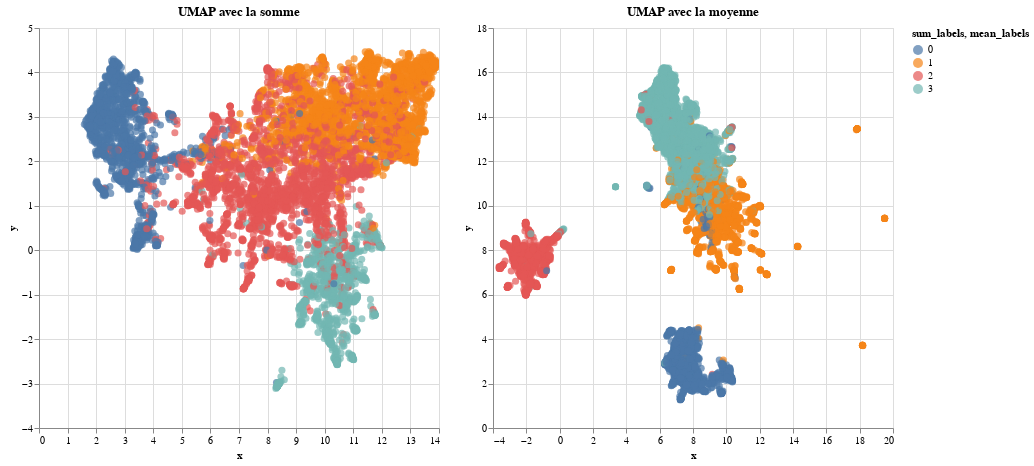

Write notebook code for a chart like this one.
### Code cell
pca_chart = alt.Chart(df_umap_sum).mark_circle(size=50).encode(
    x='x:Q',
    y='y:Q',
    color='sum_labels:N',
    shape='type:N',
    tooltip=['sum_labels', 'type']
).properties(
    width=400,
    height=400,
    title="UMAP avec la somme"
).interactive()

umap_chart = alt.Chart(df_umap_mean).mark_circle(size=50).encode(
    x='x:Q',
    y='y:Q',
    color='mean_labels:N',
    shape='type:N',
    tooltip=['mean_labels', 'type']
).properties(
    width=400,
    height=400,
    title="UMAP avec la moyenne"
).interactive()

pca_chart | umap_chart

### Figure 1 — Vega specification as saved in the notebook (floating-point values rounded to 4 significant figures; data arrays with more than 128 entries replaced by an {"elided": "..."} marker saying what was removed)
{"$schema": "https://vega.github.io/schema/vega/v5.json", "data": [{"name": "param_19_store"}, {"name": "param_20_store"}, {"name": "source_0", "values": {"elided": "7095 records"}}, {"name": "source_1", "values": {"elided": "7095 records"}}, {"name": "source_0_color_domain_sum_labels_0", "values": [{"sum_labels": 2}, {"sum_labels": 0}, {"sum_labels": 3}, {"sum_labels": 1}]}, {"name": "source_1_color_domain_mean_labels_1", "values": [{"mean_labels": 3}, {"mean_labels": 0}, {"mean_labels": 2}, {"mean_labels": 1}]}, {"name": "source_0_view_19_x_domain_x", "values": [{"min": 1.587, "max": 13.91}]}, {"name": "source_0_view_19_y_domain_y", "values": [{"min": -3.111, "max": 4.472}]}, {"name": "source_1_view_20_x_domain_x", "values": [{"min": -3.636, "max": 19.5}]}, {"name": "source_1_view_20_y_domain_y", "values": [{"min": 1.264, "max": 16.21}]}], "signals": [{"name": "childWidth", "value": 400}, {"name": "unit", "value": {}, "on": [{"events": "pointermove", "update": "isTuple(group()) ? group() : unit"}]}, {"name": "param_19", "update": "{\"x\": param_19_x, \"y\": param_19_y}"}, {"name": "param_19_x"}, {"name": "param_19_y"}, {"name": "param_20", "update": "{\"x\": param_20_x, \"y\": param_20_y}"}, {"name": "param_20_x"}, {"name": "param_20_y"}], "marks": [{"type": "group", "name": "view_19_group", "encode": {"update": {"height": {"signal": "height"}, "width": {"signal": "childWidth"}}}, "signals": [{"name": "param_19_x", "on": [{"events": [{"source": "view", "type": "dblclick"}], "update": "null"}, {"events": {"signal": "param_19_translate_delta"}, "update": "panLinear(param_19_translate_anchor.extent_x, -param_19_translate_delta.x / childWidth)"}, {"events": {"signal": "param_19_zoom_delta"}, "update": "zoomLinear(domain(\"view_19_x\"), param_19_zoom_anchor.x, param_19_zoom_delta)"}], "push": "outer"}, {"name": "param_19_y", "on": [{"events": [{"source": "view", "type": "dblclick"}], "update": "null"}, {"events": {"signal": "param_19_translate_delta"}, "update": "panLinear(param_19_translate_anchor.extent_y, param_19_translate_delta.y / height)"}, {"events": {"signal": "param_19_zoom_delta"}, "update": "zoomLinear(domain(\"view_19_y\"), param_19_zoom_anchor.y, param_19_zoom_delta)"}], "push": "outer"}, {"name": "param_19_tuple", "on": [{"events": [{"signal": "param_19_x || param_19_y"}], "update": "param_19_x && param_19_y ? {unit: \"view_19\", fields: param_19_tuple_fields, values: [param_19_x,param_19_y]} : null"}]}, {"name": "param_19_tuple_fields", "value": [{"field": "x", "channel": "x", "type": "R"}, {"field": "y", "channel": "y", "type": "R"}]}, {"name": "param_19_translate_anchor", "value": {}, "on": [{"events": [{"source": "scope", "type": "pointerdown"}], "update": "{x: x(unit), y: y(unit), extent_x: domain(\"view_19_x\"), extent_y: domain(\"view_19_y\")}"}]}, {"name": "param_19_translate_delta", "value": {}, "on": [{"events": [{"source": "window", "between": [{"source": "scope", "type": "pointerdown"}, {"source": "window", "type": "pointerup"}], "type": "pointermove", "consume": true}], "update": "{x: param_19_translate_anchor.x - x(unit), y: param_19_translate_anchor.y - y(unit)}"}]}, {"name": "param_19_zoom_anchor", "on": [{"events": [{"source": "scope", "type": "wheel", "consume": true}], "update": "{x: invert(\"view_19_x\", x(unit)), y: invert(\"view_19_y\", y(unit))}"}]}, {"name": "param_19_zoom_delta", "on": [{"events": [{"source": "scope", "consume": true, "type": "wheel"}], "update": "pow(1.001, event.deltaY * pow(16, event.deltaMode))", "force": true}]}, {"name": "param_19_modify", "on": [{"events": {"signal": "param_19_tuple"}, "update": "modify(\"param_19_store\", param_19_tuple, true)"}]}], "marks": [{"type": "symbol", "name": "view_19_marks", "from": {"data": "source_0"}, "encode": {"update": {"tooltip": {"signal": "{\"sum_labels\": format(datum[\"sum_labels\"], \"\"), \"type\": isValid(datum[\"type\"]) ? datum[\"type\"] : \"\"+datum[\"type\"]}"}, "shape": {"value": "circle"}, "opacity": {"value": 0.7}, "fill": {"field": "sum_labels", "scale": "color"}, "x": {"field": "x", "scale": "view_19_x"}, "size": {"value": 50}, "y": {"field": "y", "scale": "view_19_y"}}}, "interactive": true, "clip": true, "style": ["circle"]}], "axes": [{"scale": "view_19_x", "tickCount": {"signal": "ceil(childWidth/40)"}, "aria": false, "minExtent": 0, "gridScale": "view_19_y", "ticks": false, "labels": false, "zindex": 0, "grid": true, "orient": "bottom", "domain": false, "maxExtent": 0}, {"scale": "view_19_y", "aria": false, "zindex": 0, "tickCount": {"signal": "ceil(height/40)"}, "ticks": false, "labels": false, "orient": "left", "grid": true, "maxExtent": 0, "domain": false, "gridScale": "view_19_x", "minExtent": 0}, {"scale": "view_19_x", "title": "x", "labelOverlap": true, "zindex": 0, "grid": false, "orient": "bottom", "labelFlush": true, "tickCount": {"signal": "ceil(childWidth/40)"}}, {"scale": "view_19_y", "title": "y", "labelOverlap": true, "orient": "left", "tickCount": {"signal": "ceil(height/40)"}, "grid": false, "zindex": 0}], "title": {"text": "UMAP avec la somme", "frame": "group"}, "style": "cell"}, {"type": "group", "name": "view_20_group", "encode": {"update": {"width": {"signal": "childWidth"}, "height": {"signal": "height"}}}, "signals": [{"name": "param_20_x", "on": [{"events": [{"source": "view", "type": "dblclick"}], "update": "null"}, {"events": {"signal": "param_20_translate_delta"}, "update": "panLinear(param_20_translate_anchor.extent_x, -param_20_translate_delta.x / childWidth)"}, {"events": {"signal": "param_20_zoom_delta"}, "update": "zoomLinear(domain(\"view_20_x\"), param_20_zoom_anchor.x, param_20_zoom_delta)"}], "push": "outer"}, {"name": "param_20_y", "on": [{"events": [{"source": "view", "type": "dblclick"}], "update": "null"}, {"events": {"signal": "param_20_translate_delta"}, "update": "panLinear(param_20_translate_anchor.extent_y, param_20_translate_delta.y / height)"}, {"events": {"signal": "param_20_zoom_delta"}, "update": "zoomLinear(domain(\"view_20_y\"), param_20_zoom_anchor.y, param_20_zoom_delta)"}], "push": "outer"}, {"name": "param_20_tuple", "on": [{"events": [{"signal": "param_20_x || param_20_y"}], "update": "param_20_x && param_20_y ? {unit: \"view_20\", fields: param_20_tuple_fields, values: [param_20_x,param_20_y]} : null"}]}, {"name": "param_20_tuple_fields", "value": [{"field": "x", "channel": "x", "type": "R"}, {"field": "y", "channel": "y", "type": "R"}]}, {"name": "param_20_translate_anchor", "value": {}, "on": [{"events": [{"source": "scope", "type": "pointerdown"}], "update": "{x: x(unit), y: y(unit), extent_x: domain(\"view_20_x\"), extent_y: domain(\"view_20_y\")}"}]}, {"name": "param_20_translate_delta", "value": {}, "on": [{"events": [{"source": "window", "between": [{"source": "scope", "type": "pointerdown"}, {"source": "window", "type": "pointerup"}], "consume": true, "type": "pointermove"}], "update": "{x: param_20_translate_anchor.x - x(unit), y: param_20_translate_anchor.y - y(unit)}"}]}, {"name": "param_20_zoom_anchor", "on": [{"events": [{"source": "scope", "consume": true, "type": "wheel"}], "update": "{x: invert(\"view_20_x\", x(unit)), y: invert(\"view_20_y\", y(unit))}"}]}, {"name": "param_20_zoom_delta", "on": [{"events": [{"source": "scope", "type": "wheel", "consume": true}], "update": "pow(1.001, event.deltaY * pow(16, event.deltaMode))", "force": true}]}, {"name": "param_20_modify", "on": [{"events": {"signal": "param_20_tuple"}, "update": "modify(\"param_20_store\", param_20_tuple, true)"}]}], "marks": [{"type": "symbol", "name": "view_20_marks", "from": {"data": "source_1"}, "encode": {"update": {"tooltip": {"signal": "{\"mean_labels\": format(datum[\"mean_labels\"], \"\"), \"type\": isValid(datum[\"type\"]) ? datum[\"type\"] : \"\"+datum[\"type\"]}"}, "y": {"field": "y", "scale": "view_20_y"}, "opacity": {"value": 0.7}, "size": {"value": 50}, "shape": {"value": "circle"}, "fill": {"field": "mean_labels", "scale": "color"}, "x": {"field": "x", "scale": "view_20_x"}}}, "style": ["circle"], "clip": true, "interactive": true}], "axes": [{"scale": "view_20_x", "labels": false, "orient": "bottom", "grid": true, "domain": false, "zindex": 0, "aria": false, "maxExtent": 0, "gridScale": "view_20_y", "minExtent": 0, "ticks": false, "tickCount": {"signal": "ceil(childWidth/40)"}}, {"scale": "view_20_y", "domain": false, "gridScale": "view_20_x", "maxExtent": 0, "aria": false, "tickCount": {"signal": "ceil(height/40)"}, "labels": false, "minExtent": 0, "grid": true, "ticks": false, "orient": "left", "zindex": 0}, {"scale": "view_20_x", "title": "x", "labelOverlap": true, "grid": false, "orient": "bottom", "tickCount": {"signal": "ceil(childWidth/40)"}, "labelFlush": true, "zindex": 0}, {"scale": "view_20_y", "title": "y", "orient": "left", "labelOverlap": true, "grid": false, "tickCount": {"signal": "ceil(height/40)"}, "zindex": 0}], "title": {"text": "UMAP avec la moyenne", "frame": "group"}, "style": "cell"}], "scales": [{"name": "color", "type": "ordinal", "domain": {"fields": [{"data": "source_0_color_domain_sum_labels_0", "field": "sum_labels"}, {"data": "source_1_color_domain_mean_labels_1", "field": "mean_labels"}], "sort": true}, "range": "category"}, {"name": "view_19_x", "type": "linear", "domain": [{"signal": "(data(\"source_0_view_19_x_domain_x\")[0] || {}).min"}, {"signal": "(data(\"source_0_view_19_x_domain_x\")[0] || {}).max"}], "range": [0, {"signal": "childWidth"}], "domainRaw": {"signal": "param_19[\"x\"]"}, "nice": true, "zero": true}, {"name": "view_19_y", "type": "linear", "domain": [{"signal": "(data(\"source_0_view_19_y_domain_y\")[0] || {}).min"}, {"signal": "(data(\"source_0_view_19_y_domain_y\")[0] || {}).max"}], "range": [{"signal": "height"}, 0], "zero": true, "domainRaw": {"signal": "param_19[\"y\"]"}, "nice": true}, {"name": "view_20_x", "type": "linear", "domain": [{"signal": "(data(\"source_1_view_20_x_domain_x\")[0] || {}).min"}, {"signal": "(data(\"source_1_view_20_x_domain_x\")[0] || {}).max"}], "range": [0, {"signal": "childWidth"}], "domainRaw": {"signal": "param_20[\"x\"]"}, "zero": true, "nice": true}, {"name": "view_20_y", "type": "linear", "domain": [{"signal": "(data(\"source_1_view_20_y_domain_y\")[0] || {}).min"}, {"signal": "(data(\"source_1_view_20_y_domain_y\")[0] || {}).max"}], "range": [{"signal": "height"}, 0], "zero": true, "domainRaw": {"signal": "param_20[\"y\"]"}, "nice": true}], "height": 400, "legends": [{"fill": "color", "symbolType": "circle", "title": "sum_labels, mean_labels", "encode": {"symbols": {"update": {"opacity": {"value": 0.7}}}}}], "background": "white", "padding": 5, "layout": {"padding": 20, "bounds": "full", "align": "each"}}
